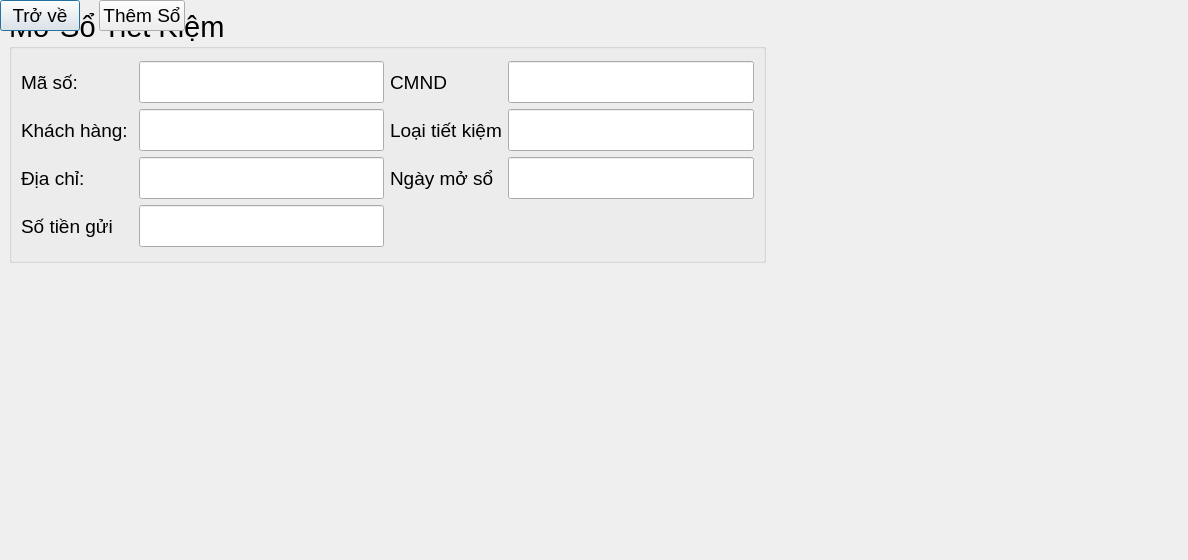
<?xml version="1.0" encoding="UTF-8"?>
<ui version="4.0">
 <class>DangKyMoSo</class>
 <widget class="QDialog" name="DangKyMoSo">
  <property name="geometry">
   <rect>
    <x>0</x>
    <y>0</y>
    <width>1188</width>
    <height>560</height>
   </rect>
  </property>
  <property name="windowTitle">
   <string/>
  </property>
  <widget class="QGroupBox" name="groupBox">
   <property name="geometry">
    <rect>
     <x>9</x>
     <y>9</y>
     <width>757</width>
     <height>254</height>
    </rect>
   </property>
   <property name="font">
    <font>
     <pointsize>22</pointsize>
    </font>
   </property>
   <property name="title">
    <string>Mở Sổ Tiết Kiệm</string>
   </property>
   <layout class="QVBoxLayout" name="verticalLayout_4">
    <item>
     <layout class="QGridLayout" name="gridLayout_2">
      <item row="1" column="1">
       <widget class="QLineEdit" name="lineEdit_8"/>
      </item>
      <item row="3" column="0">
       <widget class="QLabel" name="label_8">
        <property name="font">
         <font>
          <pointsize>14</pointsize>
         </font>
        </property>
        <property name="text">
         <string>Số tiền gửi</string>
        </property>
        <property name="buddy">
         <cstring>lineEdit_4</cstring>
        </property>
       </widget>
      </item>
      <item row="2" column="2">
       <widget class="QLabel" name="label_9">
        <property name="font">
         <font>
          <pointsize>14</pointsize>
         </font>
        </property>
        <property name="text">
         <string>Ngày mở sổ</string>
        </property>
        <property name="buddy">
         <cstring>lineEdit_7</cstring>
        </property>
       </widget>
      </item>
      <item row="0" column="0">
       <widget class="QLabel" name="label_10">
        <property name="font">
         <font>
          <pointsize>14</pointsize>
         </font>
        </property>
        <property name="text">
         <string>Mã số:</string>
        </property>
        <property name="buddy">
         <cstring>lineEdit</cstring>
        </property>
       </widget>
      </item>
      <item row="1" column="0">
       <widget class="QLabel" name="label_11">
        <property name="font">
         <font>
          <pointsize>14</pointsize>
         </font>
        </property>
        <property name="text">
         <string>Khách hàng: </string>
        </property>
        <property name="buddy">
         <cstring>lineEdit_2</cstring>
        </property>
       </widget>
      </item>
      <item row="2" column="0">
       <widget class="QLabel" name="label_12">
        <property name="font">
         <font>
          <pointsize>14</pointsize>
         </font>
        </property>
        <property name="text">
         <string>Địa chỉ:</string>
        </property>
        <property name="buddy">
         <cstring>lineEdit_3</cstring>
        </property>
       </widget>
      </item>
      <item row="2" column="1">
       <widget class="QLineEdit" name="lineEdit_9"/>
      </item>
      <item row="0" column="3">
       <widget class="QLineEdit" name="lineEdit_10"/>
      </item>
      <item row="2" column="3">
       <widget class="QLineEdit" name="lineEdit_11"/>
      </item>
      <item row="1" column="2">
       <widget class="QLabel" name="label_13">
        <property name="font">
         <font>
          <pointsize>14</pointsize>
         </font>
        </property>
        <property name="text">
         <string>Loại tiết kiệm</string>
        </property>
        <property name="margin">
         <number>0</number>
        </property>
        <property name="buddy">
         <cstring>lineEdit_6</cstring>
        </property>
       </widget>
      </item>
      <item row="3" column="1">
       <widget class="QLineEdit" name="lineEdit_12"/>
      </item>
      <item row="0" column="2">
       <widget class="QLabel" name="label_14">
        <property name="font">
         <font>
          <pointsize>14</pointsize>
         </font>
        </property>
        <property name="text">
         <string>CMND</string>
        </property>
        <property name="buddy">
         <cstring>lineEdit_5</cstring>
        </property>
       </widget>
      </item>
      <item row="1" column="3">
       <widget class="QLineEdit" name="lineEdit_13"/>
      </item>
      <item row="0" column="1">
       <widget class="QLineEdit" name="lineEdit_14"/>
      </item>
     </layout>
    </item>
   </layout>
  </widget>
  <widget class="QWidget" name="">
   <layout class="QHBoxLayout" name="horizontalLayout_2">
    <item>
     <widget class="QPushButton" name="pushButton">
      <property name="font">
       <font>
        <pointsize>14</pointsize>
       </font>
      </property>
      <property name="text">
       <string>Trở về</string>
      </property>
     </widget>
    </item>
    <item>
     <spacer name="horizontalSpacer_2">
      <property name="orientation">
       <enum>Qt::Horizontal</enum>
      </property>
      <property name="sizeHint" stdset="0">
       <size>
        <width>13</width>
        <height>13</height>
       </size>
      </property>
     </spacer>
    </item>
    <item>
     <widget class="QPushButton" name="pushButton_2">
      <property name="font">
       <font>
        <pointsize>14</pointsize>
       </font>
      </property>
      <property name="text">
       <string>Thêm Sổ</string>
      </property>
     </widget>
    </item>
   </layout>
  </widget>
 </widget>
 <tabstops>
  <tabstop>lineEdit_14</tabstop>
  <tabstop>lineEdit_10</tabstop>
  <tabstop>lineEdit_8</tabstop>
  <tabstop>lineEdit_13</tabstop>
  <tabstop>lineEdit_9</tabstop>
  <tabstop>lineEdit_11</tabstop>
  <tabstop>lineEdit_12</tabstop>
  <tabstop>pushButton_2</tabstop>
  <tabstop>pushButton</tabstop>
 </tabstops>
 <resources/>
 <connections/>
</ui>
